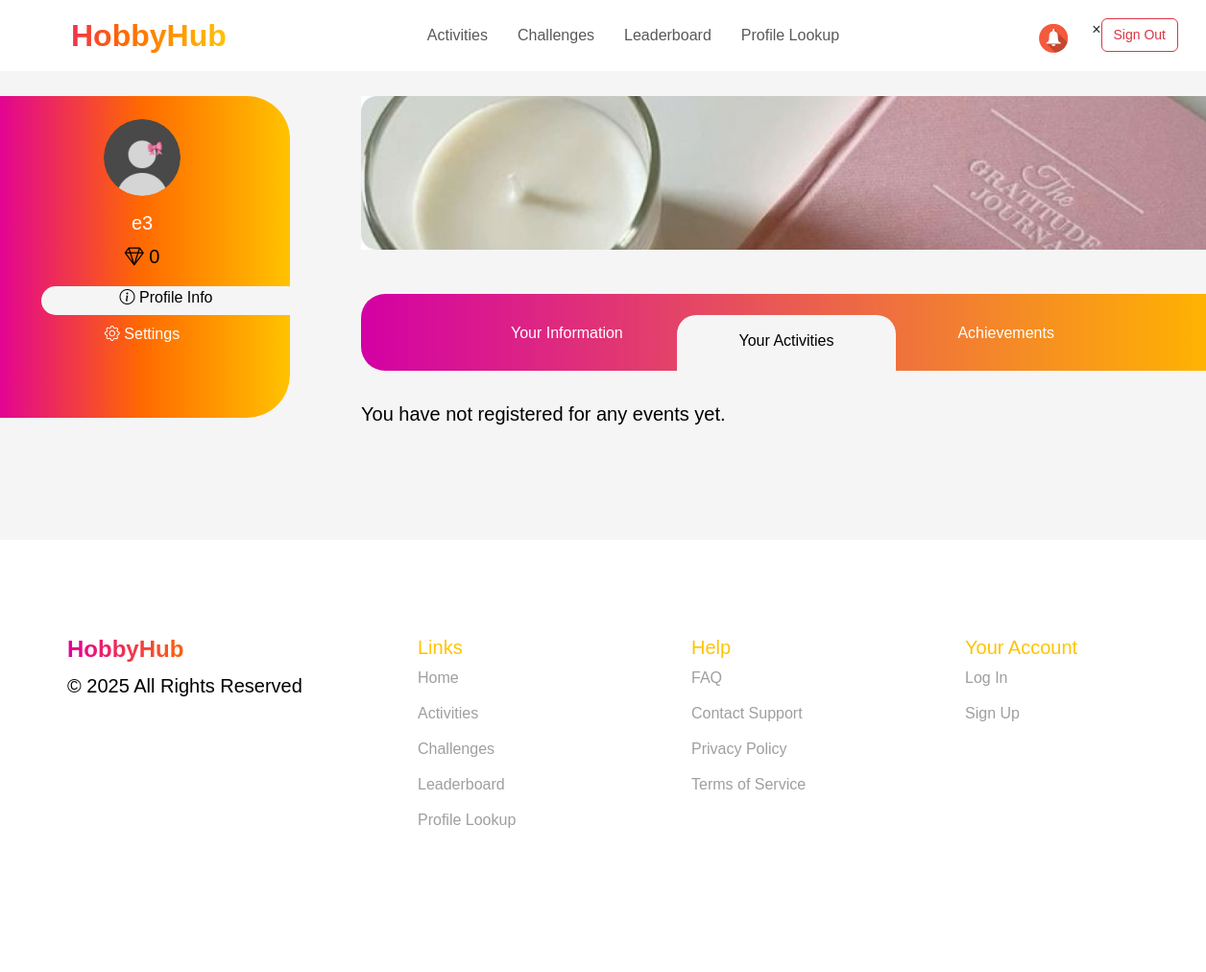
The app's page /user_profile/activities/ (signed in), older data.
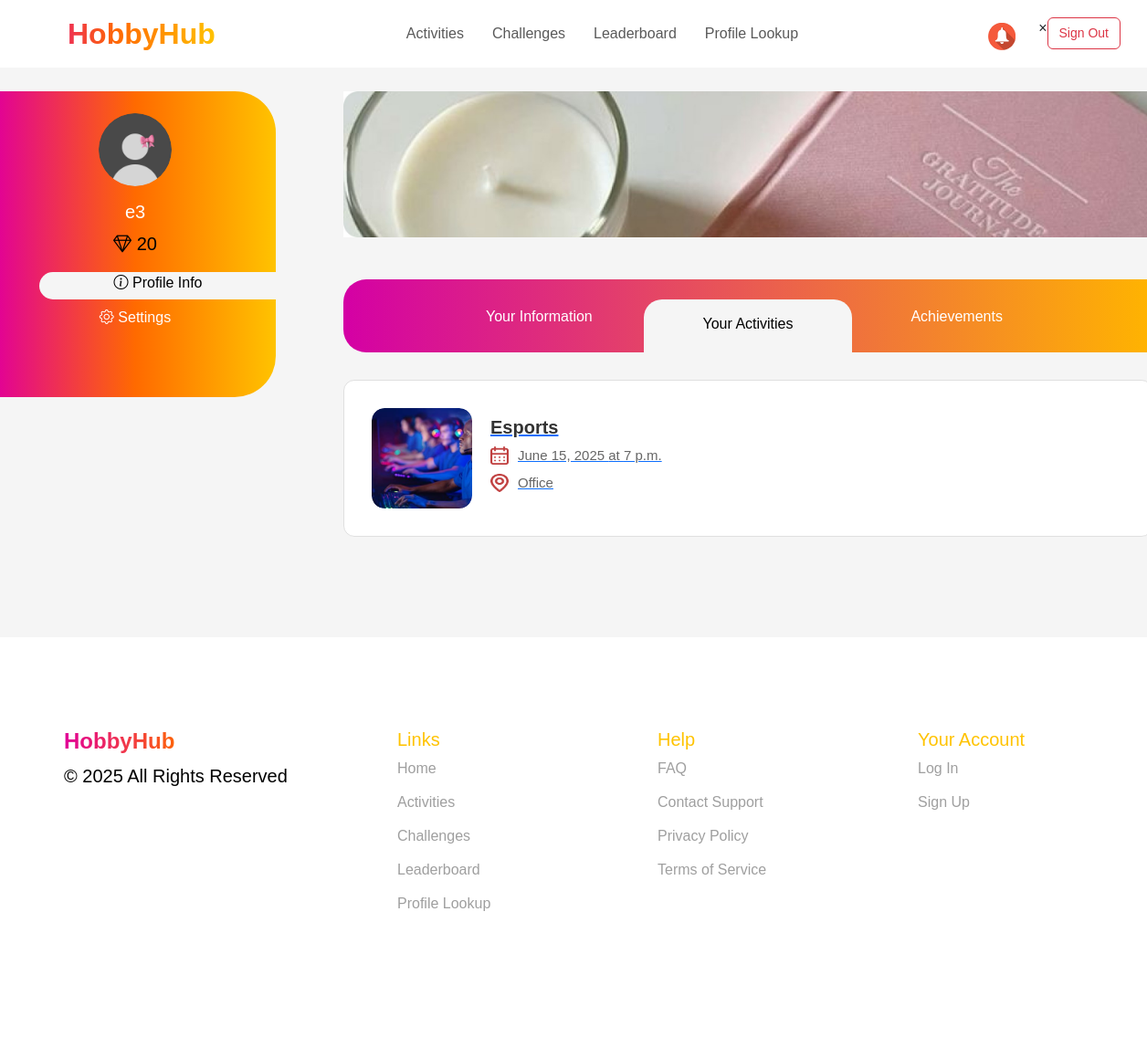
The same page, newer data.
### events/models.py (models this page shows, shortened)
class Employee(models.Model):
    nickname = models.CharField(max_length=100, primary_key=True, verbose_name="Nickname")
    name = models.CharField(max_length=255, verbose_name="Name")
    last_name = models.CharField(max_length=255, verbose_name="Last Name")
    number = models.CharField(max_length=20, verbose_name="Number")
    join_date = models.DateField(verbose_name="Join Date")
    date_of_birth = models.DateField(null=True, blank=True, verbose_name="Date of Birth")
    receive_sms_notifications = models.BooleanField(default=True, verbose_name="Receive SMS Notifications")
    receive_email_notifications = models.BooleanField(default=True, verbose_name="Receive Email Notifications")
    receive_reminders = models.BooleanField(default=True, verbose_name="Receive Reminders")
    social_id = models.CharField(max_length=255, blank=True, null=True)  # ID из социальной сети
    social_provider = models.CharField(max_length=50, blank=True, null=True)  # Провайдер (Google, Facebook и т.д.)
    company = models.ForeignKey(
        Company,
        to_field='company_id',
        on_delete=models.CASCADE,
        verbose_name="Company"
    )
    gender = models.CharField(max_length=10, choices=[('Male', 'Male'), ('Female', 'Female')], verbose_name="Gender")
    mail = models.EmailField(unique=True, verbose_name="Email")
    password = models.CharField(max_length=255, verbose_name="Password")
    is_approved = models.BooleanField(default=False, verbose_name="Approved")
    profile_photo = models.ImageField(upload_to='profile_photos/', null=True, blank=True, verbose_name="Profile Photo")
    hobbies = models.ManyToManyField(Hobby, blank=True, related_name='employees')
    diamonds = models.IntegerField(default=0, verbose_name="Diamonds")

class Event(models.Model):
    title = models.CharField(max_length=150)
    description = models.TextField()
    location = models.CharField(max_length=250)
    date = models.DateField()
    time = models.TimeField()
    hobbies = models.ManyToManyField(Hobby, related_name='events')
    image = models.ImageField(upload_to='event_images/', null=True, blank=True)
    company = models.ForeignKey(
        Company,
        to_field='company_id',
        on_delete=models.CASCADE,
        verbose_name="Company"
    )
    diamonds = models.IntegerField(default=0, verbose_name="Diamonds")
    quota = models.IntegerField(default=10, verbose_name="Quota")
    participants = models.ManyToManyField(Employee, related_name='events', blank=True)

### events/views.py (the view)
# urls.py: path('user_profile/activities/', profile_user_act, name='profile_user_act'),
def profile_user_act(request):
    nickname = request.session.get("nickname")
    if not nickname:
        return redirect("sign_in")
    try:
        employee = Employee.objects.get(nickname=nickname)
        registered_events = employee.events.all()  # Получаем все ивенты, на которые записан сотрудник
    except Employee.DoesNotExist:
        return redirect("sign_in")
    return render(request, 'profile_user_act.html', {
        'user': employee,
        'registered_events': registered_events,  # Передаем записанные ивенты в шаблон
    })

### events/templates/profile_user_act.html (shortened to what this page needs)
{% extends 'user_profile_base.html' %}
{% load static %}
{% block extra_css %}
    <link rel="stylesheet" href="https://cdn.jsdelivr.net/npm/bootstrap@5.3.0/dist/css/bootstrap.min.css">
    <link href="https://cdn.jsdelivr.net/npm/bootstrap-icons/font/bootstrap-icons.css" rel="stylesheet">
    <link rel="stylesheet" href="{% static 'css/all.css' %}">
    <link href="https://fonts.cdnfonts.com/css/gilroy-bold" rel="stylesheet">
{% endblock %}
{% block content %}
    <div class="container mt-4">
        <div class="row mainpartpro">
            <div class="col-md-2">
                <div class="sidebar p-4">
                    {% if user.profile_photo %}
                        <img src="{{ user.profile_photo.url }}" alt="Profile" class="rounded-circle mb-3" width="80">
                    {% else %}
                        <img src="{% static 'images/profile_photo.png' %}" class="rounded-circle mb-3" width="80">
                    {% endif %}
                    <h5>{{ user.name }}</h5>
                    <p><i class="bi bi-gem"></i> {{ user.diamonds }}</p>
                    <div class="pro-act-set-tab w-100 mb-2"><i class="bi bi-info-circle"></i><a href="{% url 'user_profile' %}"> Profile Info</a></div>
                    <div class="pro-set-tab w-100 mb-2"><i class="bi bi-gear"></i><a href="{% url 'user_setting' %}"> Settings</a></div>
                </div>
            </div>
            <div class="col-md-10 mainpartpro">
                <img src="{% static 'images/profile_banner.jpg' %}" class="img-fluid mb-3" alt="Banner">
                <div class="navbar user_det">
                    <div class="tab"><a href="{% url 'user_profile' %}">Your Information</a></div>
                    <div class="tab act-active-tab"><a href="{% url 'profile_user_act' %}">Your Activities</a></div>
                    <div class="tab"><a href="{% url 'user_achievements' %}">Achievements</a></div>
                </div>
                <div class="events-container">
                    {% if registered_events %}
                        {% for event in registered_events %}
                            <a href="{% url 'activity_details' event.id %}" class="event-link">
                                <div class="event-card">
                                    <div class="event-image">
                                        {% if event.image %}
                                            <img src="{{ event.image.url }}" alt="{{ event.title }}">
                                        {% else %}
                                            <img src="{% static 'images/default_event.jpg' %}" alt="{{ event.title }}">
                                        {% endif %}
                                    </div>
                                    <div class="event-details">
                                        <h3>{{ event.title }}</h3>
                                        <p>
                                            <img src="{% static 'images/your_act_calendar.png' %}" alt="Date" class="icon">
                                            {{ event.date }} at {{ event.time }}
                                        </p>
                                        <p>
                                            <img src="{% static 'images/your_act_location.png' %}" alt="Location" class="icon">
                                            {{ event.location }}
                                        </p>
                                    </div>
                                </div>
                            </a>
                        {% endfor %}
                    {% else %}
                        <p>You have not registered for any events yet.</p>
                    {% endif %}
                </div>
            </div>
        </div>
    </div>
{% endblock %}

### events/templates/user_profile_base.html (shortened to what this page needs)
<!DOCTYPE html>
<html lang="en">
<head>
    {% load static %}
    {% block extra_css %}{% endblock %}
</head>
<body>
    <section class="header">
        <nav class="navbar navbar-expand-lg navbar-bold px-4 bg-white fixed-top">
            <a class="navbar-brand fw-bold gradient-text logo" href="{% url 'user_view' %}">HobbyHub</a>
            <div class="collapse navbar-collapse justify-content-center" id="navbarNav">
                <ul class="navbar-nav">
                    <li class="nav-item header-text"><a class="nav-link" href="{% url 'user_activities' %}">Activities</a></li>
                    <li class="nav-item header-text"><a class="nav-link" href="{% url 'challenges' %}">Challenges</a></li>
                    <li class="nav-item header-text"><a class="nav-link" href="{% url 'leaderboard' %}">Leaderboard</a></li>
                    <li class="nav-item header-text"><a class="nav-link" href="{% url 'profile_lookup' %}">Profile Lookup</a></li>
                </ul>
            </div>
            <div class="d-flex">
                <a class="notifications"><img src="{% static 'images/bell.jpg' %}" alt="Notification"></a>
                <div id="notifPopup" class="more-ot-alert">
                    <span class="close-ot-alert">&times;</span>
                </div>
                <form action="{% url 'logout' %}" method="post">
                    <button type="submit" class="btn btn-outline-danger">Sign Out</button>
                </form>
            </div>
        </nav>
    </section>
    <div class="container">
        {% block content %}{% endblock %}
    </div>
    <footer class="footer">
        <div class="container">
            <div class="row">
                <div class="col-md-3">
                    <h4 class="fw-bold gradient-text">HobbyHub</h4>
                    <p>© 2025 All Rights Reserved</p>
                </div>
                <div class="col-md-3">
                    <h5>Links</h5>
                    <ul>
                        <li><a href="#">Home</a></li>
                        <li><a href="#">Activities</a></li>
                        <li><a href="#">Challenges</a></li>
                        <li><a href="#">Leaderboard</a></li>
                        <li><a href="#">Profile Lookup</a></li>
                    </ul>
                </div>
                <div class="col-md-3">
                    <h5>Help</h5>
                    <ul>
                        <li><a href="#">FAQ</a></li>
                        <li><a href="#">Contact Support</a></li>
                        <li><a href="#">Privacy Policy</a></li>
                        <li><a href="#">Terms of Service</a></li>
                    </ul>
                </div>
                <div class="col-md-3">
                    <h5>Your Account</h5>
                    <ul>
                        <li><a href="#">Log In</a></li>
                        <li><a href="#">Sign Up</a></li>
                    </ul>
                </div>
            </div>
        </div>
    </footer>
</body>
</html>

### events/static/css/guest-styles.css (style rules this page uses)
html { scroll-behavior: smooth; }
body { font-family: 'Girloy-Medium', sans-serif !important; margin: auto; background-color: #f5f5f5; }
p { color: #000000; font-weight: 400; font-size: 20px; }
.gradient-text { background: linear-gradient(90deg, #E10098 0%, #FF6A00 50%, #FFC300 100%); -webkit-background-clip: text; -webkit-text-fill-color: transparent; font-weight: bold; }
.nav-item a { margin-right: 15px; }
.logo { font-size: 2rem; font-weight: bold; }
.footer { height: 450px; background: #FFFFFF; color: black; padding: 100px 0; }
.footer h5 { padding-left: 80px; color: #FFC300; }
.footer ul { list-style: none; display: flex; flex-direction: column; padding-left: 50px; }
.footer ul li { margin-bottom: 13px; }
.footer ul li a { color: #9F9F9F; text-decoration: none; padding-left: 30px; }

### events/static/css/organizer-styles.css (style rules this page uses)
body { font-family: 'Gilroy-Medium', sans-serif; background-color: #F5F5F5; }
body h1, h2, h3, h4,h5,h6, header { font-family: 'Gilroy-Bold', sans-serif; }
p { color: #000000; font-weight: 400; font-size: 20px; }
.header { background-color: gainsboro; }
.gradient-text { background: linear-gradient(90deg, #E10098 0%, #FF6A00 50%, #FFC300 100%); -webkit-background-clip: text; -webkit-text-fill-color: transparent; font-weight: bold; }
.logo { font-size: 2rem; font-weight: bold; padding-left: 50px; }
.footer { height: 450px; background: #FFFFFF; color: black; padding: 100px 0; }
.footer h5 { padding-left: 80px; color: #FFC300; }
.footer ul { list-style: none; display: flex; flex-direction: column; padding-left: 50px; }
.footer ul li { margin-bottom: 13px; }
.footer ul li a { color: #9F9F9F; text-decoration: none; padding-left: 30px; }
.btn { font-size: 14px; margin-right: 5px; }
.notifications img { width:30px; height:30px; margin-right: 25px; margin-top: 6px; }
.event-card { display: flex; align-items: center; background: #ffffff; border-radius: 16px; padding: 20px; position: relative; overflow: hidden; transition: all 0.3s ease-in-out; border: 1px solid #e0e0e0; }
.event-image { width: 120px; height: 120px; border-radius: 14px; overflow: hidden; flex-shrink: 0; position: relative; }
.event-image img { width: 100%; height: 100%; object-fit: cover; border-radius: 14px; transition: transform 0.3s ease-in-out; }
.event-details { padding-left: 20px; flex: 1; }
.event-details h3 { margin: 0; font-size: 20px; font-weight: bold; color: #333; }
.event-details p { margin: 8px 0; font-size: 15px; color: #666; display: flex; align-items: center; font-weight: 500; }
.icon { width: 20px; height: 20px; margin-right: 10px; opacity: 0.8; transition: opacity 0.3s ease-in-out; }

### events/static/css/user-styles.css (style rules this page uses)
body { overflow-x: hidden; }

### events/static/css/activities.css (style rules this page uses)
body { font-family: 'Gilroy-Medium', sans-serif; }
body h1, h2, h3, h4,h5,h6, header { font-family: 'Gilroy-Bold', sans-serif; }
.event-card { display: flex; align-items: center; background: #ffffff; border-radius: 12px; padding: 30px; border: 1px solid #e0e0e0; transition: all 0.3s ease-in-out; margin-bottom: 10px; }
.event-image { border-radius: 14px; overflow: hidden; }
.event-image img { width: 100%; height: 100%; object-fit: cover; border-radius: 14px; }
.event-details { padding-left: 20px; flex: 1; }
.event-details h3 { margin: 0; font-size: 20px; font-weight: bold; color: #333; }
.event-details p { margin: 8px 0; font-size: 15px; color: #666; display: flex; align-items: center; font-weight: 500; }
.icon { width: 20px; height: 20px; margin-right: 10px; opacity: 0.8; }

### events/static/css/employees.css (style rules this page uses)
body { font-family: 'Gilroy-Medium', sans-serif; background-color: #F5F5F5; }
body h1, h2, h3, h4,h5,h6, header { font-family: 'Gilroy-Bold', sans-serif; }

Row changes from the older to the newer data that the page shows:
changed Employee: diamonds "0" → "20"
now on this page (row unchanged): Event: image (picture), title "Esports", date "June 15, 2025", time "7 p.m.", location "Office"
Text that changed along with them:
text no longer shown: "You have not registered for any events yet."
